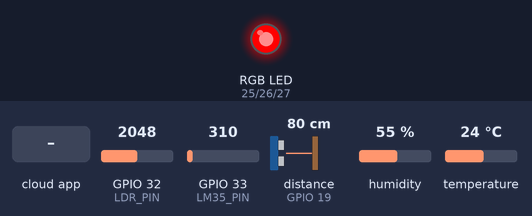
A sketch run on a simulated ESP32. Shown: an RGB LED mixed from three pins (HIGH = lit). Wiring (inferred from the names in the program): ultrasonic range finder: trigger GPIO 18; echo GPIO 19. The inputs (shaded band) are chosen by the test bench; at power-on: distance to the obstacle (sensor on GPIO 19) 80 cm, GPIO 32 (LDR_PIN) = 2048, GPIO 33 (LM35_PIN) = 310, humidity 55 %, temperature 24 °C. The echo pulse lasts 58.3 µs per cm; WiFi joins after 1.5 s; servers stay silent unless stated; no MQTT or app messages arrive unless stated; pins used as bus, display or sensor lines are not drawn; what the sketch prints to the serial monitor is not drawn.

Above: at 2.7 s.
2.8 s: distance to the obstacle (sensor on GPIO 19) set to 16 cm
4.3 s: distance to the obstacle (sensor on GPIO 19) set to 13 cm
At 5.1 s:
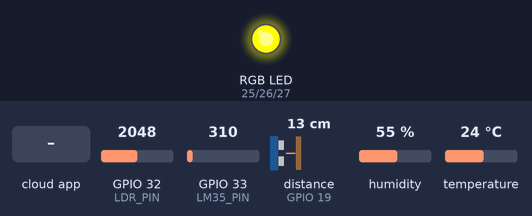
5.9 s: GPIO 32 (LDR_PIN) set to 864
11.6 s: GPIO 32 (LDR_PIN) set to 790
At 12.8 s:
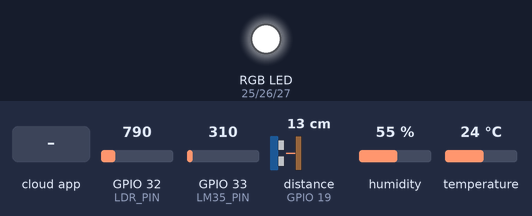
14.6 s: the phone or cloud app sets control-luces to OFF
At 15.9 s:
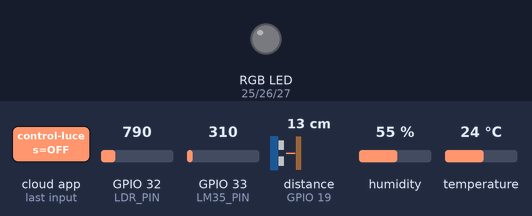
Timing chart, 0 to 17.3 s (numbered marks = the images above; inputs shaded):
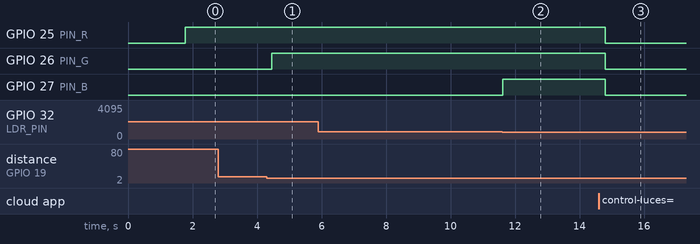

The sketch:

MultiplesSensores.ino
```cpp
#include <WiFi.h>
#include <DHT.h>
#include "Adafruit_MQTT.h"
#include "Adafruit_MQTT_Client.h"

// ==========================================
// 1. CREDENCIALES DE RED Y ADAFRUIT IO
// ==========================================
#define WIFI_SSID       "TU_RED_WIFI"
#define WIFI_PASSWORD   "TU_CONTRASEÑA"

#define AIO_SERVER      "io.adafruit.com"
#define AIO_SERVERPORT  1883
#define AIO_USERNAME    "TU_USUARIO"
#define AIO_KEY         "TU_LLAVE_SECRETA"

// ==========================================
// 2. DEFINICIÓN DE PINES (ESP32)
// ==========================================
// Sensores
#define DHT_PIN     4   // DHT11 (Temp/Humedad ambiental)
#define TRIG_PIN    18  // HC-SR04 Trigger (Distancia)
#define ECHO_PIN    19  // HC-SR04 Echo (Distancia)
#define LDR_PIN     32  // LDR (Iluminación ambiental)
#define LM35_PIN    33  // LM35 (Temperatura de la comida)

// Actuadores (LED RGB)
#define PIN_R       25
#define PIN_G       26
#define PIN_B       27

// Configuración PWM para el LED RGB en ESP32
#define PWM_FREQ    5000
#define PWM_RES     8
#define RGB_ANODO_COMUN false // Cambiar a true si tu LED es de ánodo común

// ==========================================
// 3. OBJETOS Y FEEDS DE MQTT
// ==========================================
WiFiClient client;
Adafruit_MQTT_Client mqtt(&client, AIO_SERVER, AIO_SERVERPORT, AIO_USERNAME, AIO_KEY);

// Publicaciones (Del ESP32 al Dashboard)
Adafruit_MQTT_Publish feedTempAmb  = Adafruit_MQTT_Publish(&mqtt, AIO_USERNAME "/feeds/temperatura-ambiente");
Adafruit_MQTT_Publish feedLuz      = Adafruit_MQTT_Publish(&mqtt, AIO_USERNAME "/feeds/iluminacion");
Adafruit_MQTT_Publish feedNivel    = Adafruit_MQTT_Publish(&mqtt, AIO_USERNAME "/feeds/nivel-comida");
Adafruit_MQTT_Publish feedTempPlato= Adafruit_MQTT_Publish(&mqtt, AIO_USERNAME "/feeds/temperatura-plato");

// Suscripciones (Del Dashboard al ESP32)
Adafruit_MQTT_Subscribe feedBoton  = Adafruit_MQTT_Subscribe(&mqtt, AIO_USERNAME "/feeds/control-luces");

// ==========================================
// 4. VARIABLES GLOBALES
// ==========================================
#define DHTTYPE DHT11
DHT dht(DHT_PIN, DHTTYPE);

unsigned long tiempoAnterior = 0;
const long INTERVALO_ENVIO = 10000; // 10 segundos (para no saturar Adafruit)

bool lucesHabilitadas = true; // Controlado desde el Dashboard

// ==========================================
// 5. FUNCIONES DE SENSORES Y ACTUADORES
// ==========================================

// Función para cambiar el color del LED RGB
void escribirRGB(uint8_t r, uint8_t g, uint8_t b) {
  if (RGB_ANODO_COMUN) {
    r = 255 - r;  g = 255 - g;  b = 255 - b;
  }
  ledcWrite(PIN_R, r);
  ledcWrite(PIN_G, g);
  ledcWrite(PIN_B, b);
}

// Lógica inteligente del LED
void actualizarLedInteligente(float distancia, int porcentajeLuz) {
  // 1. Si el usuario apagó el sistema desde la app, apagar y salir.
  if (!lucesHabilitadas) {
    escribirRGB(0, 0, 0); // Apagado
    return;
  }

  // 2. Si está muy oscuro (menos del 20% de luz), encender LED en Blanco para que el gato vea.
  if (porcentajeLuz < 20) {
    escribirRGB(255, 255, 255); // Blanco
    return;
  }

  // 3. Si hay luz normal, el LED indica cuánta comida hay (Distancia)
  if (distancia <= 0) {
    escribirRGB(0, 0, 0); // Error de lectura -> Apagado
  } else if (distancia < 5.0) {
    escribirRGB(0, 255, 0);   // Verde: Plato Lleno (Poca distancia al sensor)
  } else if (distancia < 15.0) {
    escribirRGB(255, 255, 0); // Amarillo: Plato a la mitad
  } else {
    escribirRGB(255, 0, 0);   // Rojo: Plato Vacío (Mucha distancia)
  }
}

float leerUltrasónico() {
  digitalWrite(TRIG_PIN, LOW);
  delayMicroseconds(2);
  digitalWrite(TRIG_PIN, HIGH);
  delayMicroseconds(10);
  digitalWrite(TRIG_PIN, LOW);
  long duracion = pulseIn(ECHO_PIN, HIGH, 30000);
  if (duracion == 0) return -1;
  return (duracion * 0.0343) / 2;
}

// ==========================================
// 6. FUNCIONES DE CONEXIÓN
// ==========================================
void conectarWiFi() {
  Serial.print("\nConectando a Wi-Fi...");
  WiFi.begin(WIFI_SSID, WIFI_PASSWORD);
  while (WiFi.status() != WL_CONNECTED) {
    delay(500); Serial.print(".");
  }
  Serial.println(" Conectado!");
}

void conectarMQTT() {
  if (mqtt.connected()) return;
  Serial.print("Conectando a Adafruit IO... ");
  int8_t ret;
  uint8_t intentos = 3;
  while ((ret = mqtt.connect()) != 0) {
    Serial.println(mqtt.connectErrorString(ret));
    mqtt.disconnect();
    delay(5000);
    if (--intentos == 0) ESP.restart();
  }
  Serial.println("¡Conectado!");
}

// ==========================================
// CONFIGURACIÓN INICIAL (SETUP)
// ==========================================
void setup() {
  Serial.begin(115200);

  // Configurar Pines
  pinMode(TRIG_PIN, OUTPUT);
  pinMode(ECHO_PIN, INPUT);
  pinMode(LDR_PIN, INPUT);
  pinMode(LM35_PIN, INPUT);

  // Configurar PWM para el LED RGB
  ledcAttach(PIN_R, PWM_FREQ, PWM_RES);
  ledcAttach(PIN_G, PWM_FREQ, PWM_RES);
  ledcAttach(PIN_B, PWM_FREQ, PWM_RES);
  escribirRGB(0, 0, 0); // Apagar al inicio

  dht.begin();

  mqtt.subscribe(&feedBoton);
  conectarWiFi();
}

// ==========================================
// CICLO PRINCIPAL (LOOP)
// ==========================================
void loop() {
  conectarMQTT();

  // ---------------------------------------------------------
  // A. RECIBIR ÓRDENES DEL DASHBOARD (Suscripción)
  // ---------------------------------------------------------
  Adafruit_MQTT_Subscribe *subscription;
  while ((subscription = mqtt.readSubscription(200))) {
    if (subscription == &feedBoton) {
      String mensaje = (char *)feedBoton.lastread;
      Serial.print("Orden Dashboard: "); Serial.println(mensaje);

      if (mensaje == "ON") lucesHabilitadas = true;
      if (mensaje == "OFF") lucesHabilitadas = false;
    }
  }

  // ---------------------------------------------------------
  // B. LECTURA DE SENSORES Y CONTROL DE ACTUADOR
  // ---------------------------------------------------------
  // Leer DHT11
  float tempAmbiente = dht.readTemperature();

  // Leer LDR (0 a 4095 a Porcentaje 0-100)
  int luzRaw = analogRead(LDR_PIN);
  int luzPorcentaje = map(luzRaw, 0, 4095, 0, 100);

  // Leer HC-SR04
  float distancia = leerUltrasónico();

  // Leer LM35 (Fórmula corregida para ESP32 de 3.3V)
  float tempPlato = ((analogRead(LM35_PIN) * 3.3) / 4095.0) * 100.0;

  // Actualizar el LED RGB basándose en las lecturas
  actualizarLedInteligente(distancia, luzPorcentaje);

  // ---------------------------------------------------------
  // C. PUBLICAR DATOS AL DASHBOARD (Cada 10 segundos)
  // ---------------------------------------------------------
  if (millis() - tiempoAnterior >= INTERVALO_ENVIO) {
    tiempoAnterior = millis();
    Serial.println("\n--- Enviando datos a Adafruit IO ---");

    if (!isnan(tempAmbiente)) {
      feedTempAmb.publish(tempAmbiente);
      Serial.print("Temp Amb: "); Serial.println(tempAmbiente);
    }

    feedLuz.publish(luzPorcentaje);
    Serial.print("Luz: "); Serial.println(luzPorcentaje);

    if (distancia > 0) {
      feedNivel.publish(distancia);
      Serial.print("Distancia: "); Serial.println(distancia);
    }

    feedTempPlato.publish(tempPlato);
    Serial.print("Temp Plato: "); Serial.println(tempPlato);
  }
}
```

Measured:
- the behaviour switches between 15 and 14 cm on distance to the obstacle (sensor on GPIO 19) (found by bisection; images 0 and 1)
- the behaviour switches between 819 and 818 on GPIO 32 (LDR_PIN) (found by bisection; images 1 and 2)
- after the input at 2.8 s, every drawn part: stays the same
- after the input at 4.3 s, GPIO 26 (PIN_G): LOW → HIGH after 0.16 s
- after the input at 5.9 s, every drawn part: stays the same
- after the input at 11.6 s, GPIO 27 (PIN_B): LOW → HIGH at once
- after the input at 14.6 s, GPIO 25 (PIN_R), GPIO 26 (PIN_G), GPIO 27 (PIN_B): HIGH → LOW after 0.20 s
